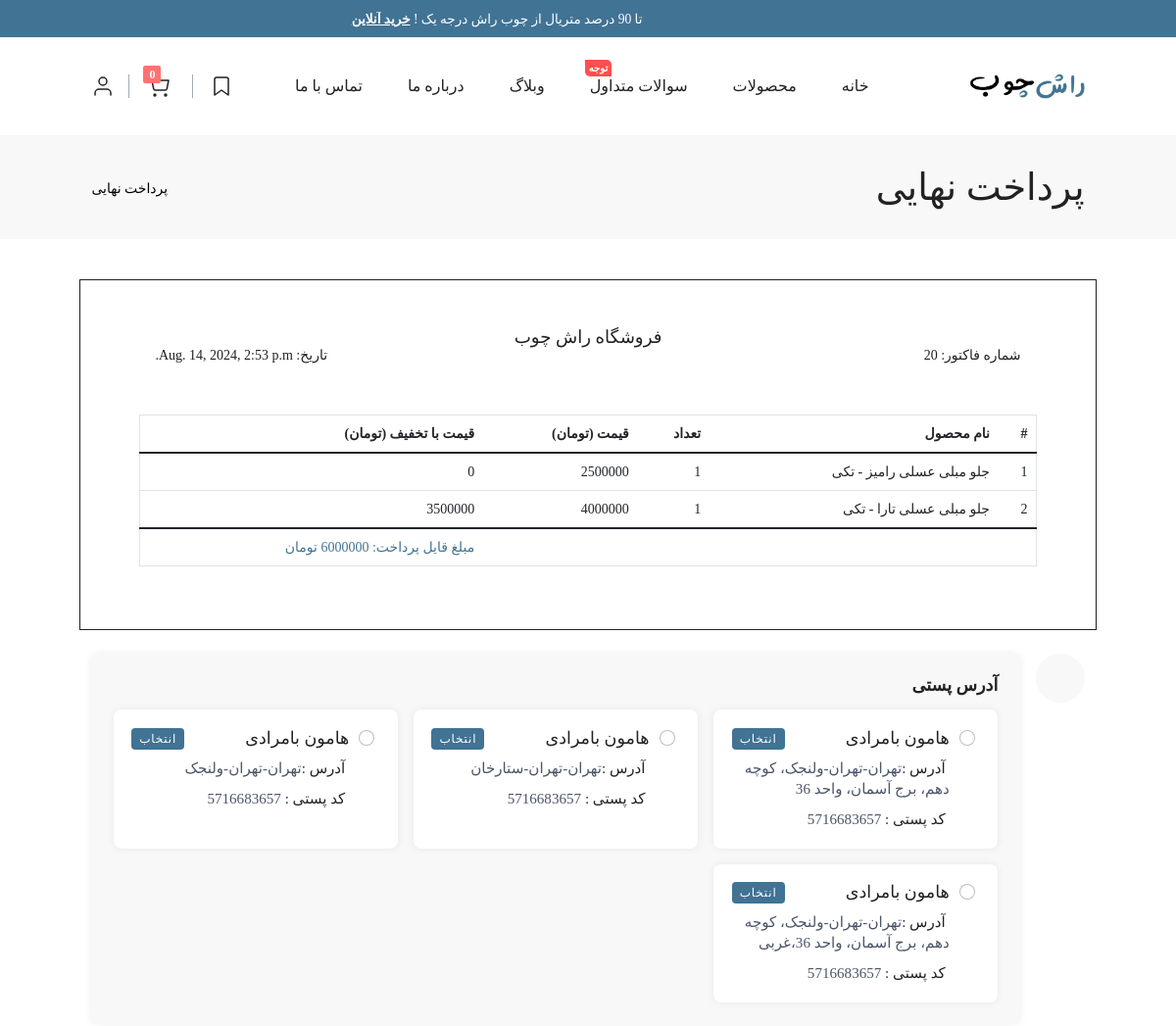
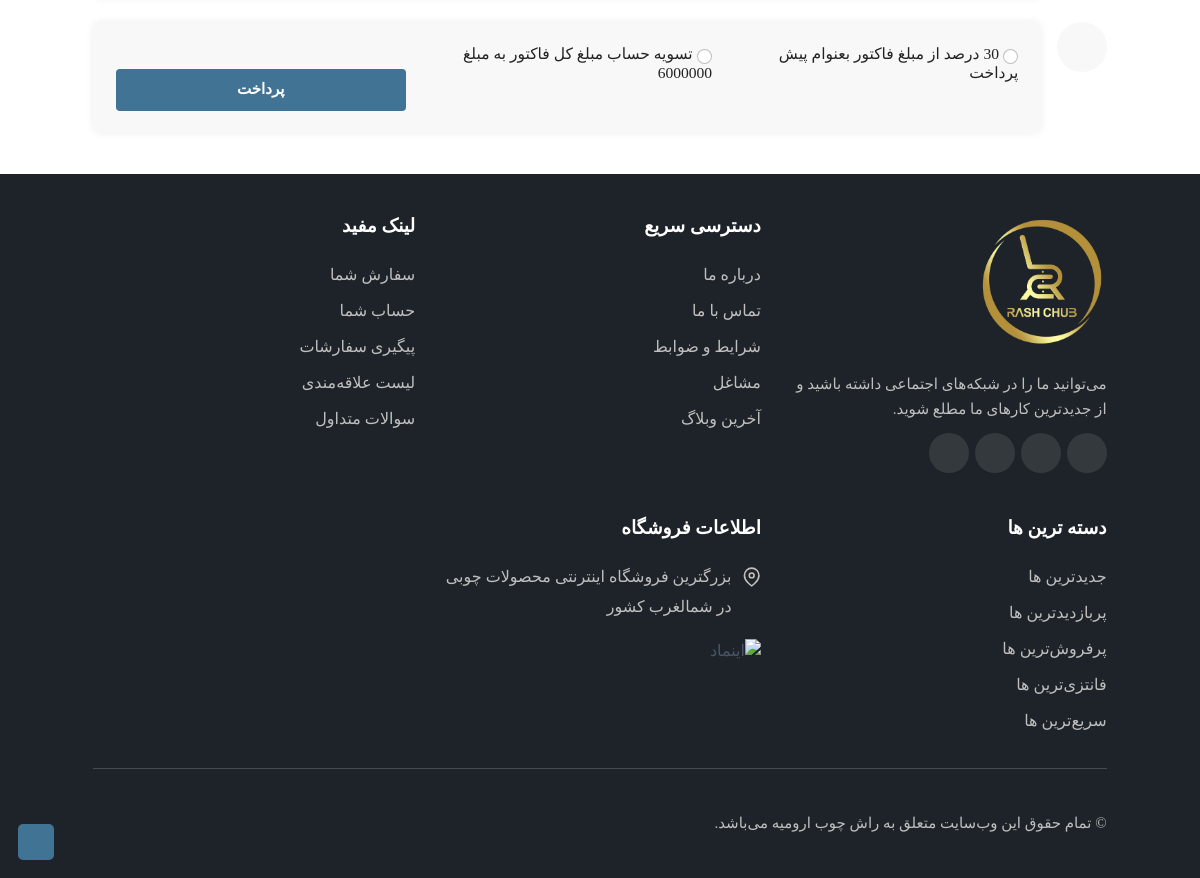
The page /invoice/20/ (signed in) on the database its author committed (2 pictures, top to bottom).
### store/models.py (models this page shows, shortened)
class BaseModel(models.Model):
    user_modified = models.ForeignKey(
        User,
        on_delete=models.SET_NULL,
        related_name='%(class)s_user_modified',
        null=True,
        blank=True,
        verbose_name='کاربر ویرایش'
        )
    user_created = models.ForeignKey(
        User,
        on_delete=models.SET_NULL,
        related_name='%(class)s_user_created',
        null=True,
        blank=True,
        verbose_name='کاربر ایجاد'
        )
    created_date = models.DateTimeField(verbose_name='تاریخ ایجاد', auto_now_add=True)
    modified_date = models.DateTimeField(verbose_name='تاریخ تغییرات', auto_now=True)
    class Meta:
        abstract = True

class InvoiceModel(BaseModel):
    STATE_WAIT = 'wait'
    STATE_ACCEPT = 'accept'
    STATE_DENY = 'deny'
    STATE_CHOICES = (
        (STATE_WAIT, 'در انتظار پرداخت'),
        (STATE_ACCEPT, 'پرداخت شده'),
        (STATE_DENY, 'پرداخت نشده')
    )
    is_active = models.BooleanField(verbose_name="فعال", default=True)
    user = models.ForeignKey(User, verbose_name="کاربر", on_delete=models.PROTECT)
    state = models.CharField(verbose_name='وضعیت', max_length=50, choices=STATE_CHOICES, default=STATE_WAIT)
    total_price = models.CharField(verbose_name='مبلغ کل', max_length=12, validators=[is_number])
    address = models.TextField(verbose_name="آدرس", null=True, blank=True)
    description = models.TextField(verbose_name='توضیحات', null=True, blank=True)
    class Meta:
        ordering = ["-created_date"]
        verbose_name = "فاکتور"
        verbose_name_plural = "فاکتورها"

class InvoiceItemModel(BaseModel):
    invoice = models.ForeignKey(InvoiceModel, verbose_name="فاکتور", on_delete=models.CASCADE)
    product = models.ForeignKey(ProductPriceModel, verbose_name="محصول", on_delete=models.PROTECT)
    price = models.CharField(verbose_name="قیمت", max_length=12, validators=[is_number])
    on_sale = models.CharField(verbose_name="تخفیف", max_length=12, validators=[is_number])
    description = models.TextField(verbose_name='توضیحات', null=True, blank=True)
    class Meta:
        ordering = ["-created_date","invoice"]
        verbose_name = "اقلام فاکتور"
        verbose_name_plural = "اقلام فاکتورها"

class ProductPriceModel(BaseModel):
    product = models.ForeignKey(ProductModel, verbose_name="محصول", on_delete=models.CASCADE)
    capacity = models.ForeignKey(CapacityModel, verbose_name="تعداد نفرات", on_delete=models.SET_NULL, null=True, blank=True)
    price = models.CharField(verbose_name="قیمت", max_length=12, validators=[is_number])
    on_sale = models.CharField(verbose_name="تخفیف", max_length=12, validators=[is_number])
    class Meta:
        constraints = [
            models.UniqueConstraint(fields=['product', 'capacity'], name='price of capacity')
        ]
        verbose_name = "قیمت"
        verbose_name_plural = "قیمت‌ها"

class ProductModel(BaseModel):
    is_active = models.BooleanField(verbose_name="فعال", default=True)
    category = models.ForeignKey(CategoryModel, verbose_name="دسته‌بندی", on_delete=models.SET_NULL, null=True, blank=True)
    code = models.CharField(verbose_name="کد محصول", max_length=100, null=True, blank=True, unique=True)
    name = models.CharField(verbose_name="نام محصول", max_length=100)
    length = models.CharField(verbose_name="طول", max_length=100, null=True, blank=True)
    width = models.CharField(verbose_name="عرض", max_length=100, null=True, blank=True)
    height = models.CharField(verbose_name="ارتفاع", max_length=100, null=True, blank=True)
    color = models.ManyToManyField(ColorModel, verbose_name="رنگ")
    material = models.ForeignKey(MaterialModel, verbose_name="جنس", on_delete=models.SET_NULL, null=True, blank=True)
    feature = CKEditor5Field("ویژگی", null=True, blank=True, config_name='extends')
    view = models.IntegerField(verbose_name="تعداد بازدید", default=0)
    sale = models.IntegerField(verbose_name="تعداد فروش", default=0)
    description = CKEditor5Field("توضیحات", null=True, blank=True, config_name='extends')
    hashtag = models.ManyToManyField(HashtagModel, verbose_name="هشتگ")
    cover = models.ImageField(verbose_name="عکس کاور", upload_to=get_cover_path, null=True, blank=True)
    slug = models.SlugField(verbose_name="آدرس", allow_unicode=True, unique=True)
    class Meta:
        verbose_name = "محصول"
        verbose_name_plural = "محصولات"

class CapacityModel(BaseModel):
    title = models.CharField(verbose_name="تعداد نفرات", max_length=100, unique=True)
    class Meta:
        verbose_name = "ظرفیت"
        verbose_name_plural = "ظرفیت‌ها"

### accounts/models.py (models this page shows, shortened)
class BaseModel(models.Model):
    user_modified = models.ForeignKey(
        User,
        on_delete=models.SET_NULL,
        related_name='%(class)s_user_modified',
        null=True,
        blank=True,
        verbose_name='کاربر ویرایش'
        )
    user_created = models.ForeignKey(
        User,
        on_delete=models.SET_NULL,
        related_name='%(class)s_user_created',
        null=True,
        blank=True,
        verbose_name='کاربر ایجاد'
        )
    created_date = models.DateTimeField(verbose_name='تاریخ ایجاد', auto_now_add=True)
    modified_date = models.DateTimeField(verbose_name='تاریخ تغییرات', auto_now=True)
    class Meta:
        abstract = True

class AddressModel(BaseModel):
    user = models.ForeignKey(User, on_delete=models.CASCADE, verbose_name="کاربر")
    province = models.CharField(verbose_name="استان", max_length=100)
    city = models.CharField(verbose_name="شهر", max_length=100)
    postal_code = models.CharField(verbose_name="کد پستی", max_length=10)
    address = models.TextField(verbose_name="آدرس")
    class Meta:
        verbose_name = "آدرس"
        verbose_name_plural = "آدرس‌ها"

### store/views.py (the view, shortened to what this page needs)
# urls.py: path("invoice/<int:id>/", InvoiceView.as_view(), name="invoice-view"),
class InvoiceView(views.View):
    def get(self, request, id):
        user = get_object_or_404(User, pk=request.user.id)
        addresses = AddressModel.objects.filter(user=user)
        if addresses:
            invoice = get_object_or_404(InvoiceModel, Q(user=user) & Q(pk=id) & Q(is_active=True))
            form = AddressSelectForm()
            context = {
                "addresses":addresses,
                "invoice":invoice,
                "form":form,
            }
            return render(request, "store/invoice-view.html", context)
        return redirect("accounts:address-add")

### store/forms.py
class AddressSelectForm(forms.Form):
    STATE_DEPOSIT = 'deposit'
    STATE_PAID = 'paid'
    STATE_CHOICES = (
        (STATE_DEPOSIT, "پیش پرداخت"),
        (STATE_PAID, "تسویه حساب"),
    )
    address = forms.CharField(widget=forms.RadioSelect())
    amount = forms.CharField(widget=forms.RadioSelect(choices=STATE_CHOICES))

### store/templates/store/invoice-view.html (shortened to what this page needs)
{% extends "base.html" %}
{% load jalali_tags %}
{% block content %}
   <section class="breadcrumb-section pt-0">
    <div class="container-fluid-lg">
        <div class="row">
            <div class="col-12">
                <div class="breadcrumb-contain">
                    <h2>پرداخت نهایی</h2>
                    <nav>
                        <ol class="breadcrumb mb-0">
                            <li class="breadcrumb-item">
                                <a href="index.html">
                                    <i class="fa-solid fa-house"></i>
                                </a>
                            </li>
                            <li class="breadcrumb-item active">پرداخت نهایی</li>
                        </ol>
                    </nav>
                </div>
            </div>
        </div>
    </div>
</section>
<section class="checkout-section-2 section-b-space">
    <div class="container-fluid-lg">
        <form method="post">
        <div class="row g-sm-4 g-3">
            <div class="col-lg-12">
                <div class="row p-5" style="border:1px solid;">
                    <div class="col-lg-4 col-md-4 col-sm-4">
                        <p class="p-3">شماره فاکتور: {{ invoice.pk }}</p>
                    </div>
                    <div class="col-lg-4 col-md-4 col-sm-4 text-center">
                        <h3>فروشگاه راش چوب</h3>
                    </div>
                    <div class="col-lg-4 col-md-4 col-sm-4">
                        <p class="p-3" style="text-align:left">تاریخ: {{ invoice.created_date|to_jalali:'%Y/%m/%d' }}</p>
                    </div>
                    <div class="col-lg-12 col-md-12 col-sm-12">
                        <div class="mt-3">
                            <div class="tab-pane">
                                <div class="table-responsive">
                                    <table class="table info-table border">
                                        <thead>
                                            <tr>
                                                <th>#</th>
                                                <th>نام محصول</th>
                                                <th>تعداد</th>
                                                <th>قیمت (تومان)</th>
                                                <th>قیمت با تخفیف (تومان)</th>
                                            </tr>
                                        </thead>
                                        <tbody>
                                            {% for product in invoice.invoiceitemmodel_set.all %}
                                            <tr>
                                                <td>{{ forloop.counter }}</td>
                                                <td>{{ product.product.product.name }} - {{ product.product.capacity.title }}</td>
                                                <td>1</td>
                                                <td>{{ product.price }}</td>
                                                <td>{{ product.on_sale }}</td>
                                            </tr>
                                            {% endfor %}
                                        </tbody>
                                        <tfoot>
                                          <tr>
                                            <td colspan="4"></td>
                                            <td class="theme-color">مبلغ قایل پرداخت: {{ invoice.total_price }} تومان</td>
                                          </tr>
                                        </tfoot>
                                    </table>
                                </div>
                            </div>
                        </div>
                    </div>
                </div>
            </div>
            {% if invoice.state != invoice.STATE_ACCEPT %}
            <div class="col-lg-12">
                <div class="left-sidebar-checkout">
                    <div class="checkout-detail-box">
                        <ul>
                            <li>
                                <div class="checkout-icon">
                                </div>
                                <div class="checkout-box">
                                    <div class="checkout-title">
                                        <h4>آدرس پستی</h4>
                                    </div>
                                    <div class="checkout-detail">
                                        <div class="row g-3">
                                            {% for address in addresses %}
                                            <div class="col-xxl-4 col-lg-4 col-md-6">
                                                <div class="delivery-address-box">
                                                    <div>
                                                        <div class="form-check">
                                                            <input class="form-check-input" type="radio" name="address" required value="{{ address.pk }}"
                                                                id="id_address_{{ forloop.counter0 }}">
                                                        </div>
                                                        <div class="label">
                                                            <label>انتخاب</label>
                                                        </div>
                                                        <ul class="delivery-address-detail">
                                                            <li>
                                                                <h4 class="fw-500">{{ user.first_name }} {{ user.last_name }}</h4>
                                                            </li>
                                                            <li>
                                                                <p class="text-content"><span
                                                                        class="text-title">آدرس
                                                                        : </span>{{ address.province }}-{{ address.city }}-{{ address.address }}</p>
                                                            </li>
                                                            <li>
                                                                <h6 class="text-content"><span
                                                                        class="text-title">کد پستی
                                                                        :</span> {{ address.postal_code }}</h6>
                                                            </li>
                                                        </ul>
                                                    </div>
                                                </div>
                                            </div>
                                            {% endfor %}
                                        </div>
                                    </div>
                                </div>
                            </li>
                        </ul>
                    </div>
                </div>
            </div>
            <div class="col-lg-12">
                <div class="left-sidebar-checkout">
                    <div class="checkout-detail-box">
                        <ul>
                            <li>
                                <div class="checkout-icon">
                                </div>
                                <div class="checkout-box">
                                    <div class="checkout-detail">
                                        <div class="row g-3">
                                            <div class="col-xxl-4 col-lg-4 col-md-6">
                                                <h5><label for="id_amount_0"><input class="form-check-input" type="radio" name="amount" value="deposit" required id="id_amount_0">
                                                    30 درصد از مبلغ فاکتور بعنوام پیش پرداخت</label></h5>
                                            </div>
                                            <div class="col-xxl-4 col-lg-4 col-md-6">
                                                <h5><label for="id_amount_1"><input class="form-check-input" type="radio" name="amount" value="paid" required id="id_amount_1">
                                                    تسویه حساب مبلغ کل فاکتور به مبلغ {{ invoice.total_price }}</label></h5>
                                            </div>
                                            <div class="col-xxl-4 col-lg-4 col-md-6">
                                                <input class="btn theme-bg-color text-white btn-md w-100 mt-4 fw-bold" type="submit" value="پرداخت">
                                            </div>
                                        </div>
                                    </div>
                                </div>
                            </li>
                        </ul>
                    </div>
                </div>
            </div>
            {% endif %}
        </div>
        </form>
    </div>
</section>
{% endblock content %}

### static/assets/css/rtl.css (style rules this page uses)
p { font-size: 14px; line-height: 1.8em; }
header .navbar-nav .dropdown-menu .sub-dropdown-hover>a::before , .footer-section-2 .main-footer .footer-list li a.footer-contain-2::before ,.breadcrumb-section .breadcrumb-contain nav .breadcrumb .breadcrumb-item+.breadcrumb-item::before { content: ""; }
.breadcrumb-item+.breadcrumb-item::before { float: right; padding-left: 0.5rem; padding-right: unset; }

### rows shown on the page
InvoiceModel: pk "20", created_date|to_jalali "Aug. 14, 2024, 2:53 p.m.", total_price "6000000"
InvoiceItemModel: product.product.name "جلو مبلی عسلی رامیز", product.capacity "تکی", price "2500000", on_sale "0"
InvoiceItemModel: product.product.name "جلو مبلی عسلی تارا", product.capacity "تکی", price "4000000", on_sale "3500000"
AddressModel: province "تهران", city "تهران", address "ولنجک، کوچه دهم، برج آسمان، واحد 36", postal_code "5716683657"
AddressModel: province "تهران", city "تهران", address "ستارخان", postal_code "5716683657"
AddressModel: province "تهران", city "تهران", address "ولنجک", postal_code "5716683657"
AddressModel: province "تهران", city "تهران", address "ولنجک، کوچه دهم، برج آسمان، واحد 36،غربی", postal_code "5716683657"

### other values the page prints
{{ user.first_name }} "هامون"
{{ user.last_name }} "بامرادی"
